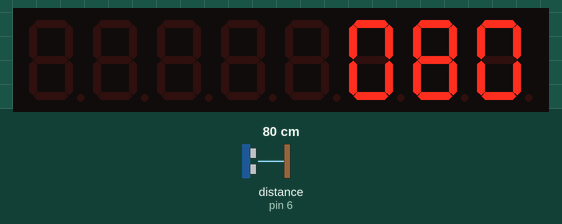
The sketch below on a simulated Arduino Uno, built with avr-gcc and run on an emulated ATmega328P. Shown: 8-digit seven-segment display. The test bench sets the inputs (shaded band); at power-on: distance to the obstacle (sensor on pin 6) 80 cm. The echo pulse lasts 58.3 µs per cm.

Above: at 1.3 s.
1.4 s: distance to the obstacle (sensor on pin 6) set to 2 cm
At 2.4 s:
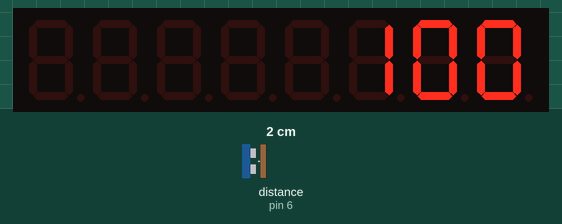
3.0 s: distance to the obstacle (sensor on pin 6) set to 4 cm
At 3.8 s:
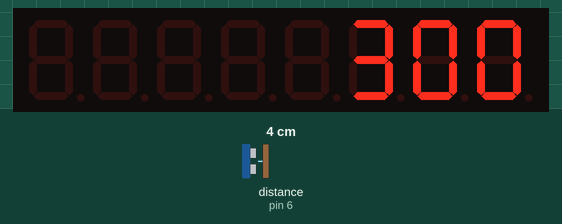
4.5 s: distance to the obstacle (sensor on pin 6) set to 9 cm
Timing chart, 0 to 7.5 s (numbered marks = the images above; inputs shaded):
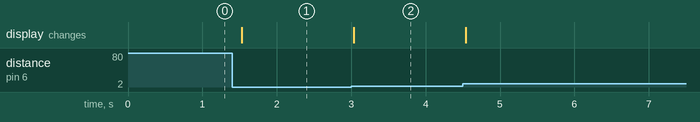

Measured:
- after the input at 1.4 s, the display: changes after 0.13 s (image 1)
- after the input at 3.0 s, the display: changes at once (image 2)

The sketch:

UltrasonicDistance4Digit7Seg.ino
```cpp
#include <Ultrasonic.h>
#include "LedControl.h"

LedControl lc=LedControl(12,11,10,4);
#define TRIGGER_PIN  7
#define ECHO_PIN     6


Ultrasonic ultrasonic(TRIGGER_PIN, ECHO_PIN);

void setup()
  {
  //Serial.begin(9600);
  lc.shutdown(0,false);
  /* Set the brightness to a medium values*/
  lc.setIntensity(0,8);
  /* and clear the display */
  lc.clearDisplay(0);
  }

void loop()
  {
  float cmMsec;
  long microsec = ultrasonic.timing();
  cmMsec = ultrasonic.convert(microsec, Ultrasonic::CM);
 /* Serial.print("MS: ");
  Serial.print(microsec);
  Serial.print(", CM: ");
  Serial.print(cmMsec);*/


  //casting the float to int
  int intCmSec = (int) cmMsec;

  //writing to display
  lc.setDigit(0,0,intCmSec/100,false);
  lc.setDigit(0,1,(intCmSec%100)/10,false);
  lc.setDigit(0,2,(intCmSec%100)%10,false);

 delay(500);
  }
```
